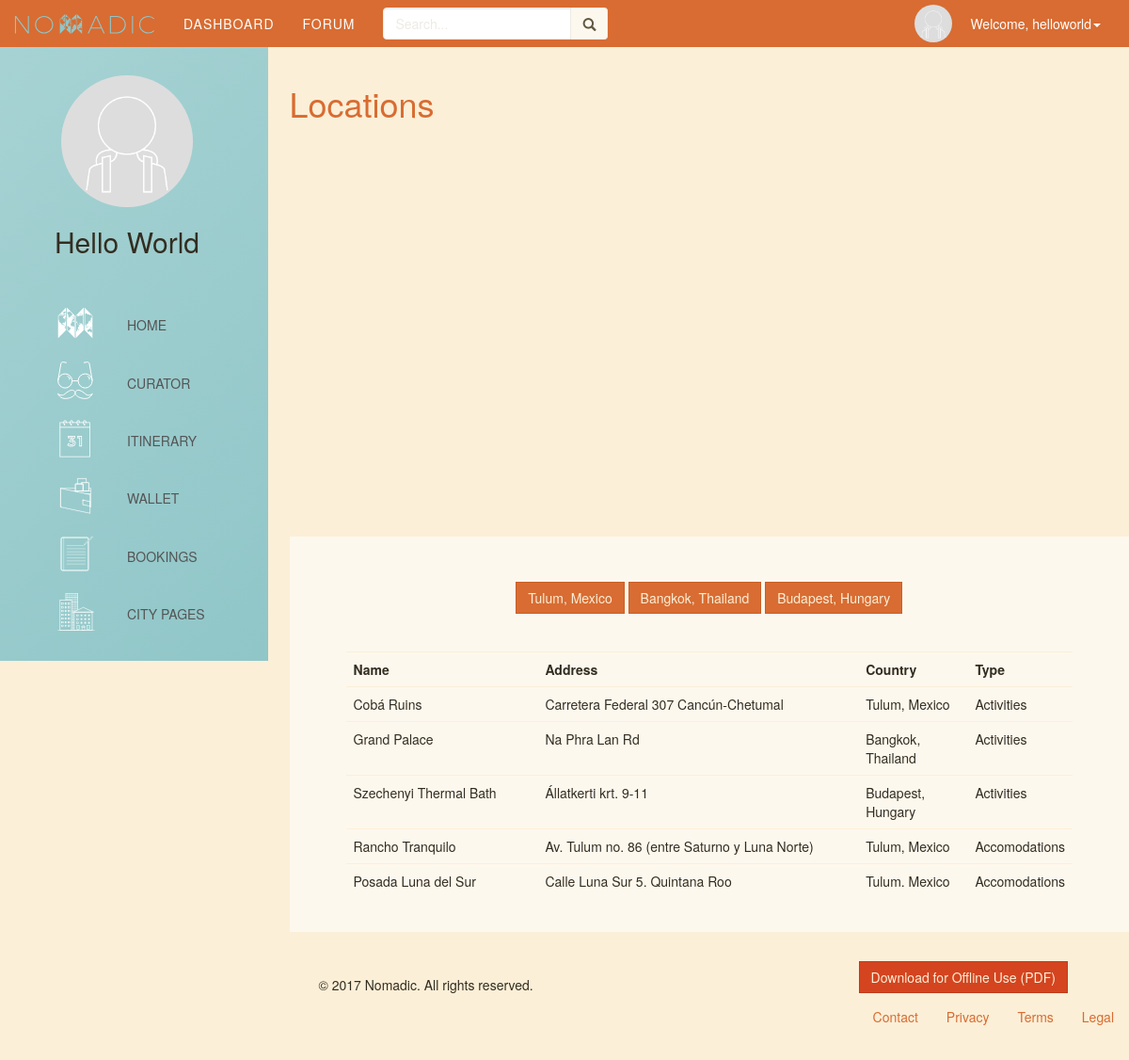
The page /locations.php (signed in) on the database its author committed.
### tables this page shows
CREATE TABLE `destinations` (
  `id` int(11) NOT NULL,
  `city` varchar(60) NOT NULL COMMENT '		',
  `state` varchar(60) NOT NULL,
  `country` varchar(60) NOT NULL,
  `lat` float(10,6) NOT NULL,
  `lng` float(10,6) NOT NULL,
  `population` int(10) DEFAULT NULL,
  `languages` varchar(500) DEFAULT NULL,
  `climate` varchar(45) DEFAULT NULL,
  `advisory` tinyint(1) DEFAULT NULL
);

CREATE TABLE `locations` (
  `id` int(11) NOT NULL,
  `name` varchar(100) NOT NULL,
  `address` varchar(100) NOT NULL,
  `zip` varchar(6) NOT NULL,
  `lat` float(10,6) NOT NULL,
  `lng` float(10,6) NOT NULL,
  `description` longtext NOT NULL,
  `website` varchar(250) NOT NULL,
  `visible` tinyint(1) NOT NULL,
  `rating` int(2) NOT NULL,
  `cost` float DEFAULT NULL,
  `phone` varchar(50) NOT NULL,
  `filePath` varchar(250) NOT NULL,
  `destinations_id` int(11) NOT NULL,
  `location_categories_id` int(11) NOT NULL,
  `exp_levels_id` int(11) NOT NULL DEFAULT '4'
);

CREATE TABLE `location_categories` (
  `id` int(11) NOT NULL,
  `name` varchar(25) DEFAULT NULL
);

### Classes/Locations.php (called while the page is built, shortened)
<?php
class Locations {
    private $db;
    public function __construct($db) {
        $this->db = $db;
    }
    public function getLocations() {
        $db = $this->db;
        $query = "SELECT * FROM locations l, destinations d, location_categories lc, exp_levels el
                  WHERE l.destinations_id = d.id AND l.location_categories_id = lc.id AND l.exp_levels_id = el.id";
        $statement = $db->prepare($query);
        $statement->execute();
        $loc = $statement->fetchAll();
        return $loc;
    }
    public function getDestination() {
        $db = $this->db;
        $query = "SELECT * FROM destinations";
        $statement = $db->prepare($query);
        $statement->execute();
        $destination = $statement->fetchAll();
        return $destination;
    }
    public function getCategory() {
        $db = $this->db;
        $query = "SELECT * FROM location_categories";
        $statement = $db->prepare($query);
        $statement->execute();
        $exp_levels = $statement->fetchAll();
        return $exp_levels;
    }
}
?>

### locations.php (the view, shortened to what this page needs)
<?php
require_once "includes/header.php";
$loc = $locations->getLocations();
$dest = $locations->getDestination();
$cate = $locations->getCategory();
?>
<h1><a href="locations.php">Locations</a></h1>
<?php
if ($_SESSION["user"]["class"] == 1) {?>
<div id="map" style="width: 100%; height:300px;"></div>
<form action="locations.php" method="post" class="form-horizontal jumbotron" enctype="multipart/form-data">
    <?php if(isset($_GET["edit"])) {
        echo "<h3>Edit Location</h3><br>";
        $loc_update = $locations->getLocation($_GET["edit"]);
        include_once "includes/locationForm.php";
    ?>
        <input type="hidden" name="id" value="<?php echo $_GET["edit"];?>" onload="">
        <br><div class="text-right formcol"><input type="submit" name="update_location" class="btn btn-success" value="Update"></div>
    <?php } else if(isset($_GET["delete"])){
        echo "<h3>Delete Location</h3><br>";
        $loc_update = $locations->getLocation($_GET["delete"]);
    ?>  <p>Are you sure you want to delete <?php echo $loc_update[0][1];?>?</p>
        <small class="text-danger">* This action cannot be undone.</small>
        <input type="hidden" name="id" value="<?php echo $_GET["delete"];?>" onload="locationsMap(<?php echo $loc_update[0][4].",".$loc_update[0][5].",14";?>)">
        <br><div class="text-right formcol"><input type="submit" name="delete_location" class="btn btn-danger" value="Delete"></div>
    <?php } else {
        echo "<h3>Add Location</h3><br>";
        unset($loc_update);
        include_once "includes/locationForm.php";
    ?>
        <br><div class="text-right formcol"><input type="submit" name="add_location" class="btn btn-success" value="Add Location"></div>
    <?php } ?>
</form>
<?php
} else if ($_SESSION["user"]["class"] == 2) {
?><div id="map" style="width: 100%; height:400px;"></div>
<div class="jumbotron"><?php
    echo "<center class='row'>";
    foreach ($dest as $d) { ?>
        <a type="button" class="btn btn-primary" onClick="locationsMap(<?php echo $d["lat"].",".$d["lng"];?>,12);" ><?php echo $d["city"].", ".$d["country"];?></a>
     <?php }
    echo "</center><br><br>";
    echo "<div id='locationPoints'>";
    echo '<table class="table table-hover"><tr class="table-header"><th>Name</th><th>Address</th><th>Country</th><th>Type</th></tr>';
    foreach ($loc as $l) {
        echo '<tr onClick="locationsMap('.$l[4].",".$l[5].',17)"><td>'.$l[1].'</td><td>'.$l["address"].'</td>';?>
            <td><?php foreach ($dest as $e) { if ($l["destinations_id"]!=$e["id"]) {continue;} else {echo $e["city"].", ".$e["country"];}}?></td>
            <td><?php foreach ($cate as $e) { if ($l["location_categories_id"]!=$e["id"]) {continue;} else {echo $e["name"];}}?></td>
        <?php }
    echo "</table></div>";
?></div><?php
} else {
    redirect("permission.php");
}
$page_content = ob_get_contents();
include_once "includes/dash.php";
require_once "includes/footer.php";
?>

### includes/header.php (shortened to what this page needs)
<?php
$site_title = "Nomadic";
require_once "Classes/Users.php";
require_once "Classes/Locations.php";
require_once "Classes/Forum.php";
require_once "Classes/Category.php";
require_once "Classes/Search.php";
require_once "Classes/Votes.php";
?>
<!doctype html>
<html>
<head>
    <link href="css/bootstrap.css" rel="stylesheet" type="text/css">
    <link href="css/style.css" rel="stylesheet" type="text/css">
</head>
<body>
    <header>
        <nav id="top-nav" class="navbar navbar-inverse">
          <div class="container-fluid">
            <div class="navbar-header">
              <a class="navbar-brand" href="home.php"><img alt="Nomadic" src="media/logo.svg" width="150px" height="21px"></a>
            </div>
            <div class="collapse navbar-collapse" id="bs-example-navbar-collapse-1">
            <?php
            if (isset($_SESSION["user"]) && ($_SESSION["loggedin"] == 1)) {
                if(file_exists("media/user-profile/".$_SESSION["user"]["id"]."-avatar.jpg"))
                    $fileName = "media/user-profile/".$_SESSION["user"]["id"]."-avatar.jpg";
                else
                    $fileName = "media/user-profile/default-avatar.jpg";
            ?>
            <ul class="nav navbar-nav">
                <li><a href="dashboard.php" title="">Dashboard</a></li>
                <li><a href="forum.php" title="">Forum</a></li>
                <li><?php include_once "includes/search.php"; ?></li>
            </ul>
            <ul class="nav navbar-nav navbar-right">
                <a class="user-profile navbar-brand" href="settings.php"><img id="u-avatar-header" class="img-circle" alt="<?php echo $_SESSION["user"]["username"];?>" src="<?php echo $fileName;?>" width="40" height="40"></a>
                <li class="dropdown">
                    <a href="#" class="dropdown-toggle" data-toggle="dropdown" role="button" aria-haspopup="true" aria-expanded="false">Welcome, <?php echo $_SESSION["user"]["username"]?><span class="caret"></span></a>
                </li>
            <?php } else {?>
            <ul class="nav navbar-nav navbar-right">
                <li><a href="register.php">Register</a></li>
                <li><a href="#" data-toggle="modal" data-target="#loginModal">Sign In</a></li>
            <?php } ?>
            </ul>
            </div>
          </div>
        </nav>
    </header>
    <main id="main" class="container-fluid">

### includes/search.php (shortened to what this page needs)
<form method="get" action="searchresults.php" id="main-search-form" class="navbar-form container-fluid">
    <div class="input-group">
        <input type="search" id="main-search" name="query" placeholder="Search..." results="5" value="<?php if(isset($query)){echo $query;} ?>" class="form-control col-xs-12" style="display: inline-block"><div id="main-search-btn" class="input-group-addon"><button type="submit" name="submit" style="background:none;border:none; padding:0"><span class="glyphicon glyphicon-search" aria-hidden="true"></span></button></div>
    </div>
</form>

### includes/dash.php (shortened to what this page needs)
<div id="dash-content" class="row">
    <aside id="dash-aside" class="col-xs-12 col-sm-4 col-md-3">
        <center class="container-fluid">
            <a href="dashboard.php"><img class="img-circle" alt="<?php if(isset($_SESSION["user"]["username"])){echo $_SESSION["user"]["username"];}?>" src="<?php echo $fileName;?>" width="140" height="140"></a>
            <h2><?php if(isset($_SESSION["user"]["username"])){echo (!empty($_SESSION["user"]["lastname"]))? $_SESSION["user"]["firstname"]." ".$_SESSION["user"]["lastname"] : $_SESSION["user"]["firstname"];}?></h2>
        </center>
        <section id="feat-nav" class="list-group">
            <a href="dashboard.php" class="list-group-item">
                <span>Home</span><img alt="Home" src="media/feature-icons/dash-icons/Home.svg" height="40">
            </a>
            <a href="curator.php" class="list-group-item">
                <span>Curator</span><img alt="Curator" src="media/feature-icons/dash-icons/Curator.svg" height="40">
            </a>
            <a href="my_vacations.php" class="list-group-item">
                <span>Itinerary</span><img alt="Itinerary" src="media/feature-icons/dash-icons/Itinerary.svg" height="40">
            </a>
            <a href="budget.php" class="list-group-item">
                <span>Wallet</span><img alt="Wallet" src="media/feature-icons/dash-icons/Wallet.svg" height="40">
            </a>
            <a href="bookings.php" class="list-group-item">
                <span>Bookings</span><img alt="Home" src="media/feature-icons/dash-icons/Booking.svg" height="40">
            </a>
            <a href="citypages.php" class="list-group-item">
                <span>City Pages</span><img alt="Home" src="media/feature-icons/dash-icons/Cities.svg" height="40">
            </a>
        </section>
    </aside>
    <section class="col-sm-4 col-md-3"></section>
    <section id="dash-main" class="col-sm-8 col-md-9">
        <div class="container-fluid formcol">
    <?php echo (!empty($page_content)) ? $page_content : "<h2>Whoops! Nothing was found.</h2>"; ?>
        </div>
    <?php require_once "includes/footer.php";?>

### includes/footer.php (shortened to what this page needs)
        <footer>
            <nav class="navbar container-fluid">
                <ul class="nav navbar-nav">
                    <p class="navbar-text">&copy; <?php echo date("Y")." ".$site_title.". All rights reserved.";?></p>
                </ul>
                <ul class="nav navbar-nav navbar-right">
                    <form method='post'>
                        <input class="btn btn-danger" type='submit' name='download' value='Download for Offline Use (PDF)'>
                    </form>
                    <li><a href="./contactus.php" title="">Contact</a></li>
                    <li><a href="./legal.php#privacy" title="">Privacy</a></li>
                    <li><a href="./legal.php#terms" title="">Terms</a></li>
                    <li><a href="./legal.php" title="">Legal</a></li>
                </ul>
            </nav>
        </footer>
        <?php if (!stripos($_SERVER['REQUEST_URI'], 'home.php') && !stripos($_SERVER['REQUEST_URI'], 'permission.php')) { echo "</main>"; } ?>
    </body>
</html>

### css/style.css (style rules this page uses)
h1, h2 { margin-bottom: 40px; }
body { overflow-x: hidden; }
#main { padding: 50px 0 0; width: 100%; }
.jumbotron { border-radius: 0; }
.formcol { padding: 0; margin: 0; }
#top-nav { position: fixed; margin: 0; left: 0; right: 0; z-index: 1000; border: none; border-radius: 0; font-weight: 100; text-transform: uppercase; letter-spacing: 1px; }
#top-nav .navbar-right { text-transform: none; letter-spacing: 0; }
#top-nav .user-profile { position: relative; padding: 5px; }
#u-avatar-header { position: relative; z-index: 50; }
#dash-aside { position: fixed; padding: 80px 0 0; top: 0; margin: 0 0; background: linear-gradient(-45deg, #90C6C8, #A8D3D4); }
#feat-nav { overflow-y: scroll; }
#feat-nav .list-group-item { padding: 20px; background-color: inherit; border: none; border-radius: 0; transition: background 0.1s ease; text-transform: uppercase; }
#feat-nav .list-group-item span { margin-left: 50%; vertical-align: middle; }
#feat-nav .list-group-item img { position: absolute; left:25%; top:10px; }
#dash-main { margin: 20px 0 0; }
#locationPoints { max-height: 250px; overflow-y: scroll; }
.table-hover tr { cursor: pointer; }
#main-search { position: relative; width: 200px; transition: width 0.5s ease; }

### rows shown on the page
destinations: city "Tulum", country "Mexico"
destinations: city "Bangkok", country "Thailand"
destinations: city "Budapest", country "Hungary"
locations: name "Cobá Ruins", address "Carretera Federal 307 Cancún-Chetumal"
location_categories: name "Activities"
locations: name "Grand Palace", address "Na Phra Lan Rd"
locations: name "Szechenyi Thermal Bath", address "Állatkerti krt. 9-11"
locations: name "Rancho Tranquilo", address "Av. Tulum no. 86 (entre Saturno y Luna Norte)"
location_categories: name "Accomodations"
locations: name "Posada Luna del Sur", address "Calle Luna Sur 5, Quintana Roo"

### other values the page prints
$_SESSION["user"]["username"] "helloworld"
$_SESSION["user"]["firstname"] "Hello"
$_SESSION["user"]["lastname"] "World"
$site_title "Nomadic"
